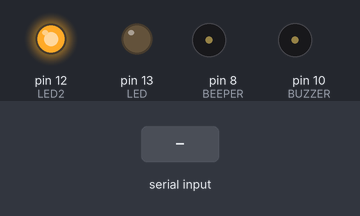
Simulated run of this sketch. Board: Arduino Uno, built with avr-gcc and run on an emulated ATmega328P. On the bench: output pins drawn as LEDs (lit = HIGH), buzzer (waves = sounding, pin HIGH). The test bench sets the inputs (shaded band).

Above: at 1.3 s.
1.4 s: "1\n" received over Serial
At 2.1 s:
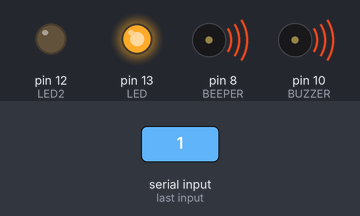
2.9 s: "0\n" received over Serial
At 3.3 s:
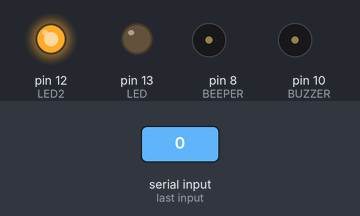
Timing chart, 0 to 5.9 s (numbered marks = the images above; inputs shaded):
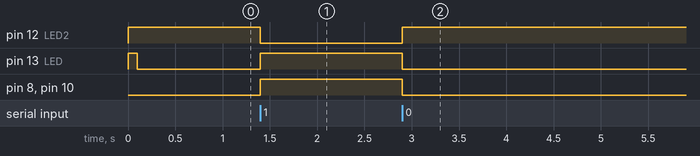

Measured:
- after the input at 1.4 s, pin 12 (LED2): HIGH → LOW at once; pin 13 (LED), pin 8 (BEEPER), pin 10 (BUZZER): LOW → HIGH at once
- after the input at 2.9 s, pin 12 (LED2): LOW → HIGH at once; pin 13 (LED), pin 8 (BEEPER), pin 10 (BUZZER): HIGH → LOW at once

The sketch:

Keyboard-to-LED-python.ino
```cpp
int const LED = 13;
int const LED2 = 12;
int const BUZZER = 10;
int const BEEPER = 8;

String incomingByte ;

void setup() {

  Serial.begin(460800); //Massive baudrate to handle keyboard spamming because I am speed!
  pinMode(LED, OUTPUT);
  pinMode(LED2, OUTPUT);
  pinMode(BUZZER, OUTPUT);
  pinMode(BEEPER, OUTPUT);
  digitalWrite(LED, HIGH);
  digitalWrite(LED2, HIGH);
  delay(100);
  digitalWrite(LED, LOW);
}
void loop() {

  while (Serial.available()) {

  incomingByte = Serial.readStringUntil('\n');

    if (incomingByte == "1") {

      digitalWrite(LED, HIGH);
      digitalWrite(BUZZER, HIGH);
      digitalWrite(LED2, LOW);
      digitalWrite(BEEPER, HIGH);
      Serial.flush();

    }

    else if (incomingByte == "0") {

      digitalWrite(LED, LOW);
      digitalWrite(BUZZER, LOW);
      digitalWrite(LED2, HIGH);
      digitalWrite(BEEPER, LOW);
      Serial.flush();

    }

    else{

     Serial.flush();

    }

  }

}
```
